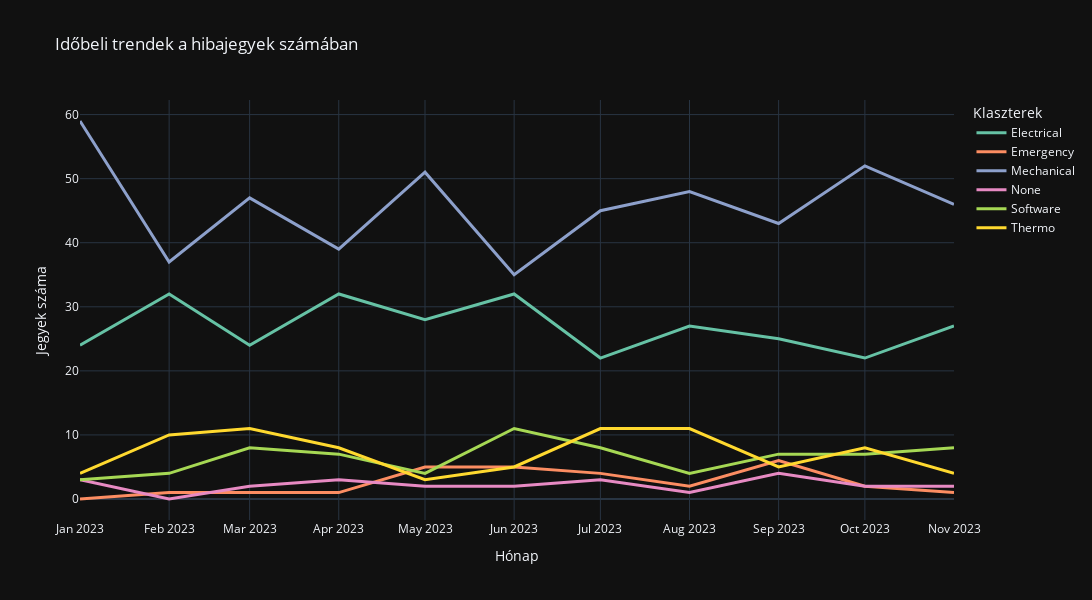

Notebook source saved alongside this figure:
### Code cell
fig = px.line(
    monthly_counts_reset,
    x="Month",
    y=monthly_counts_reset.columns[1:],
    title="Időbeli trendek a hibajegyek számában",
    labels={"value": "Jegyek száma", "Month": "Hónap"},
    color_discrete_sequence=px.colors.qualitative.Set2)
fig.update_traces(line=dict(width=3))
fig.update_layout(
    template="plotly_dark",
    xaxis_title="Hónap",
    yaxis_title="Jegyek száma",
    height=600,
    width=1200,
    legend_title="Klaszterek")
fig.show()

### Figure 1 — Plotly figure (JSON) as saved in the notebook; plotly's stock layout.template omitted (floating-point values rounded to 4 significant figures)
{"data": [{"hovertemplate": "variable=Electrical<br>Hónap=%{x}<br>Jegyek száma=%{y}<extra></extra>", "legendgroup": "Electrical", "line": {"color": "rgb(102,194,165)", "dash": "solid", "width": 3}, "marker": {"symbol": "circle"}, "mode": "lines", "name": "Electrical", "orientation": "v", "showlegend": true, "type": "scatter", "x": ["2023-01-01T00:00:00.000000000", "2023-02-01T00:00:00.000000000", "2023-03-01T00:00:00.000000000", "2023-04-01T00:00:00.000000000", "2023-05-01T00:00:00.000000000", "2023-06-01T00:00:00.000000000", "2023-07-01T00:00:00.000000000", "2023-08-01T00:00:00.000000000", "2023-09-01T00:00:00.000000000", "2023-10-01T00:00:00.000000000", "2023-11-01T00:00:00.000000000"], "xaxis": "x", "y": [24, 32, 24, 32, 28, 32, 22, 27, 25, 22, 27], "yaxis": "y"}, {"hovertemplate": "variable=Emergency<br>Hónap=%{x}<br>Jegyek száma=%{y}<extra></extra>", "legendgroup": "Emergency", "line": {"color": "rgb(252,141,98)", "dash": "solid", "width": 3}, "marker": {"symbol": "circle"}, "mode": "lines", "name": "Emergency", "orientation": "v", "showlegend": true, "type": "scatter", "x": ["2023-01-01T00:00:00.000000000", "2023-02-01T00:00:00.000000000", "2023-03-01T00:00:00.000000000", "2023-04-01T00:00:00.000000000", "2023-05-01T00:00:00.000000000", "2023-06-01T00:00:00.000000000", "2023-07-01T00:00:00.000000000", "2023-08-01T00:00:00.000000000", "2023-09-01T00:00:00.000000000", "2023-10-01T00:00:00.000000000", "2023-11-01T00:00:00.000000000"], "xaxis": "x", "y": [0, 1, 1, 1, 5, 5, 4, 2, 6, 2, 1], "yaxis": "y"}, {"hovertemplate": "variable=Mechanical<br>Hónap=%{x}<br>Jegyek száma=%{y}<extra></extra>", "legendgroup": "Mechanical", "line": {"color": "rgb(141,160,203)", "dash": "solid", "width": 3}, "marker": {"symbol": "circle"}, "mode": "lines", "name": "Mechanical", "orientation": "v", "showlegend": true, "type": "scatter", "x": ["2023-01-01T00:00:00.000000000", "2023-02-01T00:00:00.000000000", "2023-03-01T00:00:00.000000000", "2023-04-01T00:00:00.000000000", "2023-05-01T00:00:00.000000000", "2023-06-01T00:00:00.000000000", "2023-07-01T00:00:00.000000000", "2023-08-01T00:00:00.000000000", "2023-09-01T00:00:00.000000000", "2023-10-01T00:00:00.000000000", "2023-11-01T00:00:00.000000000"], "xaxis": "x", "y": [59, 37, 47, 39, 51, 35, 45, 48, 43, 52, 46], "yaxis": "y"}, {"hovertemplate": "variable=None<br>Hónap=%{x}<br>Jegyek száma=%{y}<extra></extra>", "legendgroup": "None", "line": {"color": "rgb(231,138,195)", "dash": "solid", "width": 3}, "marker": {"symbol": "circle"}, "mode": "lines", "name": "None", "orientation": "v", "showlegend": true, "type": "scatter", "x": ["2023-01-01T00:00:00.000000000", "2023-02-01T00:00:00.000000000", "2023-03-01T00:00:00.000000000", "2023-04-01T00:00:00.000000000", "2023-05-01T00:00:00.000000000", "2023-06-01T00:00:00.000000000", "2023-07-01T00:00:00.000000000", "2023-08-01T00:00:00.000000000", "2023-09-01T00:00:00.000000000", "2023-10-01T00:00:00.000000000", "2023-11-01T00:00:00.000000000"], "xaxis": "x", "y": [3, 0, 2, 3, 2, 2, 3, 1, 4, 2, 2], "yaxis": "y"}, {"hovertemplate": "variable=Software<br>Hónap=%{x}<br>Jegyek száma=%{y}<extra></extra>", "legendgroup": "Software", "line": {"color": "rgb(166,216,84)", "dash": "solid", "width": 3}, "marker": {"symbol": "circle"}, "mode": "lines", "name": "Software", "orientation": "v", "showlegend": true, "type": "scatter", "x": ["2023-01-01T00:00:00.000000000", "2023-02-01T00:00:00.000000000", "2023-03-01T00:00:00.000000000", "2023-04-01T00:00:00.000000000", "2023-05-01T00:00:00.000000000", "2023-06-01T00:00:00.000000000", "2023-07-01T00:00:00.000000000", "2023-08-01T00:00:00.000000000", "2023-09-01T00:00:00.000000000", "2023-10-01T00:00:00.000000000", "2023-11-01T00:00:00.000000000"], "xaxis": "x", "y": [3, 4, 8, 7, 4, 11, 8, 4, 7, 7, 8], "yaxis": "y"}, {"hovertemplate": "variable=Thermo<br>Hónap=%{x}<br>Jegyek száma=%{y}<extra></extra>", "legendgroup": "Thermo", "line": {"color": "rgb(255,217,47)", "dash": "solid", "width": 3}, "marker": {"symbol": "circle"}, "mode": "lines", "name": "Thermo", "orientation": "v", "showlegend": true, "type": "scatter", "x": ["2023-01-01T00:00:00.000000000", "2023-02-01T00:00:00.000000000", "2023-03-01T00:00:00.000000000", "2023-04-01T00:00:00.000000000", "2023-05-01T00:00:00.000000000", "2023-06-01T00:00:00.000000000", "2023-07-01T00:00:00.000000000", "2023-08-01T00:00:00.000000000", "2023-09-01T00:00:00.000000000", "2023-10-01T00:00:00.000000000", "2023-11-01T00:00:00.000000000"], "xaxis": "x", "y": [4, 10, 11, 8, 3, 5, 11, 11, 5, 8, 4], "yaxis": "y"}], "layout": {"height": 600, "legend": {"title": {"text": "Klaszterek"}, "tracegroupgap": 0}, "title": {"text": "Időbeli trendek a hibajegyek számában"}, "width": 1200, "xaxis": {"anchor": "y", "domain": [0, 1], "title": {"text": "Hónap"}}, "yaxis": {"anchor": "x", "domain": [0, 1], "title": {"text": "Jegyek száma"}}}}
